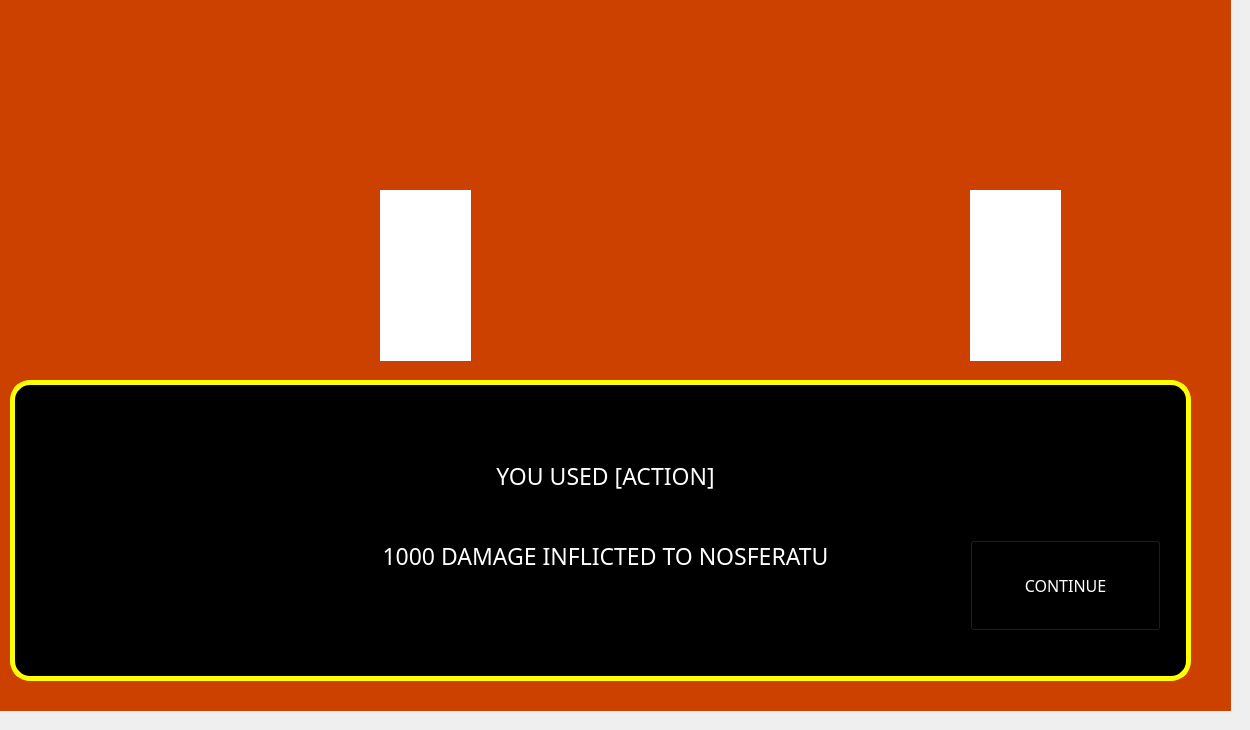
    <widget class="QWidget" name="page_5">
     <widget class="QLabel" name="Background5">
      <property name="geometry">
       <rect>
        <x>-10</x>
        <y>-10</y>
        <width>1241</width>
        <height>721</height>
       </rect>
      </property>
      <property name="styleSheet">
       <string notr="true">background-color:rgb(204, 65, 0)</string>
      </property>
      <property name="text">
       <string/>
      </property>
      <property name="textFormat">
       <enum>Qt::TextFormat::RichText</enum>
      </property>
     </widget>
     <widget class="QLabel" name="Player_3">
      <property name="geometry">
       <rect>
        <x>380</x>
        <y>190</y>
        <width>91</width>
        <height>171</height>
       </rect>
      </property>
      <property name="styleSheet">
       <string notr="true">background-color:rgb(255, 255, 255)</string>
      </property>
      <property name="text">
       <string/>
      </property>
      <property name="textFormat">
       <enum>Qt::TextFormat::RichText</enum>
      </property>
     </widget>
     <widget class="QLabel" name="CommandGUI_2">
      <property name="geometry">
       <rect>
        <x>10</x>
        <y>380</y>
        <width>1181</width>
        <height>301</height>
       </rect>
      </property>
      <property name="autoFillBackground">
       <bool>false</bool>
      </property>
      <property name="styleSheet">
       <string notr="true">background-color:rgb(0, 0, 0);
border-width: 5px;
border-style: solid;
border-color: yellow;
border-radius: 20px 20px 20px 20px;</string>
      </property>
      <property name="text">
       <string/>
      </property>
      <property name="scaledContents">
       <bool>true</bool>
      </property>
     </widget>
     <widget class="QLabel" name="ActionMessage">
      <property name="geometry">
       <rect>
        <x>300</x>
        <y>440</y>
        <width>611</width>
        <height>71</height>
       </rect>
      </property>
      <property name="font">
       <font>
        <family>Lucida Bright</family>
        <pointsize>17</pointsize>
       </font>
      </property>
      <property name="styleSheet">
       <string notr="true">color:white;</string>
      </property>
      <property name="text">
       <string>YOU USED [ACTION]</string>
      </property>
      <property name="alignment">
       <set>Qt::AlignmentFlag::AlignCenter</set>
      </property>
     </widget>
     <widget class="QLabel" name="ActionResultMessage">
      <property name="geometry">
       <rect>
        <x>300</x>
        <y>500</y>
        <width>611</width>
        <height>111</height>
       </rect>
      </property>
      <property name="font">
       <font>
        <family>Lucida Bright</family>
        <pointsize>17</pointsize>
       </font>
      </property>
      <property name="styleSheet">
       <string notr="true">color:white;</string>
      </property>
      <property name="text">
       <string>1000 DAMAGE INFLICTED TO NOSFERATU</string>
      </property>
      <property name="alignment">
       <set>Qt::AlignmentFlag::AlignCenter</set>
      </property>
     </widget>
     <widget class="QPushButton" name="EnemyTurnButton">
      <property name="geometry">
       <rect>
        <x>970</x>
        <y>540</y>
        <width>191</width>
        <height>91</height>
       </rect>
      </property>
      <property name="font">
       <font>
        <family>Lucida Bright</family>
        <pointsize>12</pointsize>
       </font>
      </property>
      <property name="styleSheet">
       <string notr="true">QPushButton {
	background-color: transparent;
	border-image: url(:/Images/Buttons/menubutton.png);
	background-repeat: none;
	color: white;
}

QPushButton:hover {
	border-image: url(:/Images/Buttons/menu-button-focus.png);
    font-size: 25px;
}</string>
      </property>
      <property name="text">
       <string>CONTINUE</string>
      </property>
     </widget>
     <widget class="QLabel" name="Enemy_3">
      <property name="geometry">
       <rect>
        <x>970</x>
        <y>190</y>
        <width>91</width>
        <height>171</height>
       </rect>
      </property>
      <property name="styleSheet">
       <string notr="true">background-color:rgb(255, 255, 255)</string>
      </property>
      <property name="text">
       <string/>
      </property>
      <property name="textFormat">
       <enum>Qt::TextFormat::RichText</enum>
      </property>
     </widget>
     <zorder>Background5</zorder>
     <zorder>CommandGUI_2</zorder>
     <zorder>ActionResultMessage</zorder>
     <zorder>Player_3</zorder>
     <zorder>ActionMessage</zorder>
     <zorder>EnemyTurnButton</zorder>
     <zorder>Enemy_3</zorder>
    </widget>
